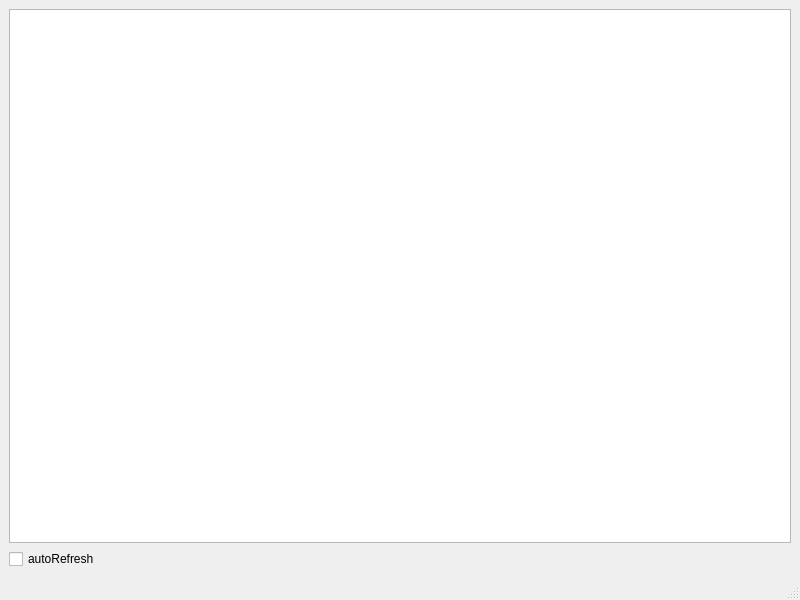
<?xml version="1.0" encoding="UTF-8"?>
<ui version="4.0">
 <class>readText</class>
 <widget class="QMainWindow" name="readText">
  <property name="geometry">
   <rect>
    <x>0</x>
    <y>0</y>
    <width>800</width>
    <height>600</height>
   </rect>
  </property>
  <property name="windowTitle">
   <string>MainWindow</string>
  </property>
  <widget class="QWidget" name="centralwidget">
   <layout class="QVBoxLayout" name="verticalLayout">
    <item>
     <widget class="QPlainTextEdit" name="plainTextEdit"/>
    </item>
    <item>
     <widget class="QCheckBox" name="checkRefresh">
      <property name="text">
       <string>autoRefresh</string>
      </property>
     </widget>
    </item>
   </layout>
  </widget>
  <widget class="QMenuBar" name="menubar">
   <property name="geometry">
    <rect>
     <x>0</x>
     <y>0</y>
     <width>800</width>
     <height>21</height>
    </rect>
   </property>
  </widget>
  <widget class="QStatusBar" name="statusbar"/>
 </widget>
 <resources/>
 <connections/>
</ui>
